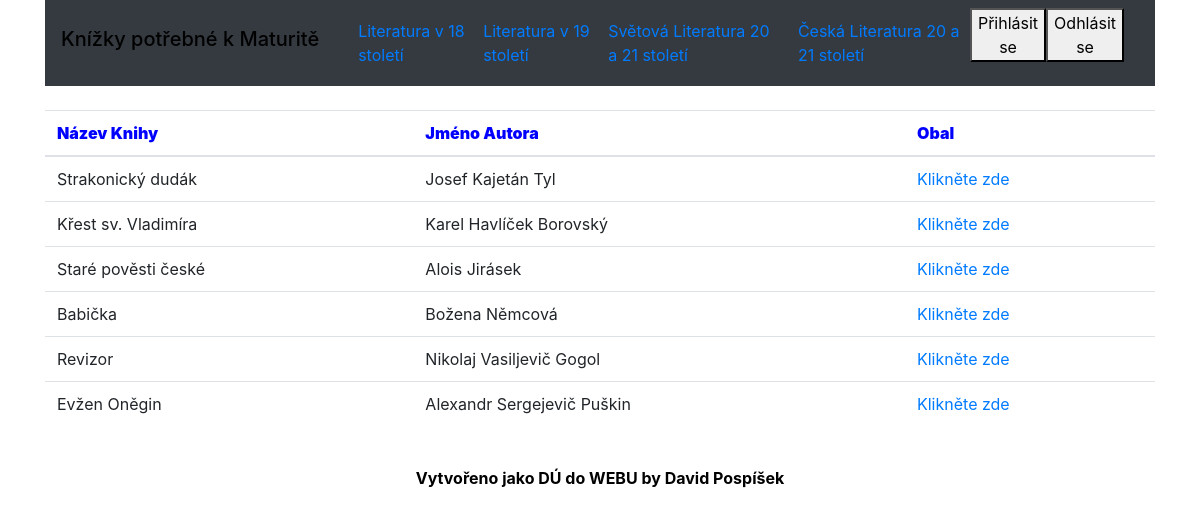
Page /stranka/2 on the committed database.
### tables this page shows
CREATE TABLE `menu` (
  `idmenu` int(11) NOT NULL,
  `categorie` varchar(50) NOT NULL
);

CREATE TABLE `knihy` (
  `id_knihy` int(11) NOT NULL,
  `nazev_knihy` varchar(45) DEFAULT NULL,
  `obal` varchar(120) DEFAULT NULL,
  `autor` varchar(45) DEFAULT NULL,
  `obdobi_idobdobi` int(11) NOT NULL
);

### application/controllers/Kniha_controller.php (called while the page is built, shortened)
<?php defined('BASEPATH') or exit('No direct script access allowed');
class Kniha_controller extends CI_Controller
{
function  __construct()
    {
         $this->load->model('kniha_model');
    }
    public function rozdeleni($id)
    {
            $data['knihy'] = $this->kniha_model->get_page($id);
            $data['polozky'] = $this->kniha_model->get_menu_kategorie();
             $this->load->view('layout/hlavicka', $data);
              $this->load->view('content/page');
               $this->load->view('layout/paticka');
    }
}

### index.php (called while the page is built, shortened)
<?php
require_once BASEPATH.'core/CodeIgniter.php';

### application/models/Kniha_model.php (called while the page is built, shortened)
<?php
class Kniha_model extends CI_Model {
 public function get_page($id){
        $sql = "SELECT * FROM knihy WHERE obdobi_idobdobi = ?";
        $result = $this->db->query($sql, array($id));
       return $result->result();
    }
    public function get_menu_kategorie(){
        $this->db->select('categorie, idmenu');
		$this->db->from('menu');
        $this->db->order_by('idmenu');
        $query = $this->db->get();
        return $query->result();
    }
}

### application/views/content/page.php (the view)
<div class="container">
  <table class="table">
  <thead>
    <tr>
      <th scope="col"><b style="color: blue;">Název Knihy</b></th>
      <th scope="col"><b style="color: blue;">Jméno Autora</b></th>
      <th scope="col"><b style="color: blue;">Obal</b></th>
    </tr>
  </thead>
  <tbody>
     <?php foreach($knihy as $k): ?>
      <tr>
            <td>
                <?php echo $k->nazev_knihy;?>
            </td>
            <td>
                <?php echo $k->autor; ?>
            </td>
            <td>
            <a href="<?php echo base_url("obal/".$k->id_knihy);?>">Klikněte zde</a>
            </td>
    </tr>
  <?php endforeach; ?>
  </tbody>
</table>
</div>

### application/views/layout/hlavicka.php (shortened to what this page needs)
 <head>
    <link rel="stylesheet" href="https://stackpath.bootstrapcdn.com/bootstrap/4.4.1/css/bootstrap.min.css">
 </head>
 <div class="container">
 <nav class="navbar navbar-expand-sm bg-dark navbar-blue">
   <h1 class="navbar-brand"><span style="color: black;">Knížky potřebné k Maturitě</span></h1>
   <div class="container">
        <div class="collapse navbar-collapse" id="navbarResponsive">
           <ul class="navbar-nav ml-auto">
            <?php foreach($polozky as $p): ?>
          <li class="nav-item">
  <a class="nav-link" href="<?php echo base_url("stranka/".$p->idmenu)?>"><?= $p->categorie ?><span class="sr-only">(current)</span></a>
        </li>
    <?php endforeach; ?>
    </ul>
      <form action="<?php echo base_url("auth/login"); ?>">
            <button type="submit">Přihlásit se</button>
      </form>
      <form action="<?php echo base_url("auth/logout"); ?>">
            <button type="submit">Odhlásit se</button>
      </form>
  </div>
</nav>
    </body>
 </div>

### rows in the picture
menu: categorie "Literatura v 18 století"
menu: categorie "Literatura v 19 století"
menu: categorie "Světová Literatura 20 a 21 století"
menu: categorie "Česká Literatura 20 a 21 století"
knihy: nazev_knihy "Strakonický dudák", autor "Josef Kajetán Tyl"
knihy: nazev_knihy "Křest sv. Vladimíra", autor "Karel Havlíček Borovský"
knihy: nazev_knihy "Staré pověsti české", autor "Alois Jirásek"
knihy: nazev_knihy "Babička", autor "Božena Němcová"
knihy: nazev_knihy "Revizor", autor "Nikolaj Vasiljevič Gogol"
knihy: nazev_knihy "Evžen Oněgin", autor "Alexandr Sergejevič Puškin"
